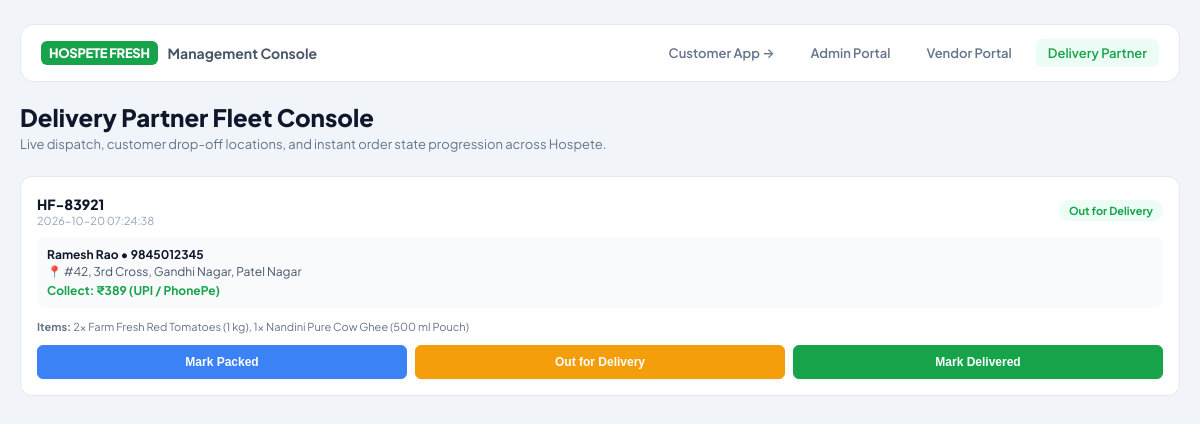
Page /delivery on the committed database.
### tables this page shows
CREATE TABLE orders (
        id INTEGER PRIMARY KEY AUTOINCREMENT,
        order_number TEXT UNIQUE NOT NULL,
        customer_name TEXT NOT NULL,
        phone TEXT NOT NULL,
        delivery_address TEXT NOT NULL,
        locality TEXT NOT NULL,
        total_amount REAL NOT NULL,
        payment_method TEXT DEFAULT 'Cash on Delivery',
        status TEXT DEFAULT 'Placed',
        created_at TIMESTAMP DEFAULT CURRENT_TIMESTAMP
    );

CREATE TABLE order_items (
        id INTEGER PRIMARY KEY AUTOINCREMENT,
        order_id INTEGER NOT NULL,
        product_id INTEGER NOT NULL,
        vendor_id INTEGER NOT NULL DEFAULT 1,
        product_name TEXT NOT NULL,
        pack_size TEXT NOT NULL,
        unit_price REAL NOT NULL,
        quantity INTEGER NOT NULL,
        subtotal REAL NOT NULL,
        fulfillment_status TEXT DEFAULT 'Pending', -- Pending, Accepted, Preparing, Ready for Pickup, Dispatched
        FOREIGN KEY (order_id) REFERENCES orders(id),
        FOREIGN KEY (product_id) REFERENCES products(id),
        FOREIGN KEY (vendor_id) REFERENCES vendors(id)
    );

### app.py (the view)
@app.route('/delivery')
def delivery_dashboard():
    conn = get_db()
    orders = conn.execute('SELECT * FROM orders ORDER BY id DESC').fetchall()
    orders_data = []
    for ord_row in orders:
        items = conn.execute('SELECT * FROM order_items WHERE order_id = ?', (ord_row['id'],)).fetchall()
        orders_data.append({'order': ord_row, 'items': items})
    conn.close()
    return render_template('delivery.html', orders=orders_data)

### app.py (called while the page is built)
def get_db():
    conn = sqlite3.connect(DB_PATH)
    conn.row_factory = sqlite3.Row
    return conn

@app.before_request
def make_session_permanent():
    if 'cart' not in session:
        session['cart'] = {}  # key: variant_id -> {product_id, name, pack_size, price, mrp, image_url, qty, vendor_id}
    if 'locality' not in session:
        session['locality'] = 'College Road'
        session['pincode'] = '583201'
        session['eta'] = 15

### templates/delivery.html (shortened to what this page needs)
{% extends "base.html" %}
{% block portal_content %}
<div style="margin-bottom: 24px;">
  <h1 style="font-size: 24px; font-weight: 800; color: #0f172a; margin-bottom: 4px;">Delivery Partner Fleet Console</h1>
  <p style="font-size: 13px; color: #64748b;">Live dispatch, customer drop-off locations, and instant order state progression across Hospete.</p>
</div>
<div style="display: grid; grid-template-columns: repeat(auto-fit, minmax(320px, 1fr)); gap: 16px;">
  {% for ord in orders %}
  <div style="background: #ffffff; border: 1px solid #e2e8f0; border-radius: 12px; padding: 16px;">
    <div style="display: flex; justify-content: space-between; align-items: center; margin-bottom: 10px;">
      <div>
        <span style="font-size: 14px; font-weight: 800; color: #0f172a;">{{ ord['order']['order_number'] }}</span>
        <div style="font-size: 11px; color: #94a3b8;">{{ ord['order']['created_at'] }}</div>
      </div>
      <span style="font-size: 11px; font-weight: 700; background: #ecfdf5; color: #16a34a; padding: 4px 10px; border-radius: 9999px;">
        {{ ord['order']['status'] }}
      </span>
    </div>
    <div style="background: #f8fafc; border-radius: 8px; padding: 10px; margin-bottom: 12px; font-size: 12px;">
      <div style="font-weight: 700; color: #0f172a; margin-bottom: 2px;">{{ ord['order']['customer_name'] }} • {{ ord['order']['phone'] }}</div>
      <div style="color: #475569;">📍 {{ ord['order']['delivery_address'] }}, {{ ord['order']['locality'] }}</div>
      <div style="color: #16a34a; font-weight: 700; margin-top: 4px;">Collect: ₹{{ '%.0f'|format(ord['order']['total_amount']) }} ({{ ord['order']['payment_method'] }})</div>
    </div>
    <div style="font-size: 11px; color: #64748b; margin-bottom: 12px;">
      <strong>Items:</strong>
      {% for itm in ord['items'] %}
        {{ itm['quantity'] }}x {{ itm['product_name'] }} ({{ itm['pack_size'] }}){% if not loop.last %}, {% endif %}
      {% endfor %}
    </div>
    <form action="/delivery/update-status" method="POST" style="display: flex; gap: 8px;">
      <button type="submit" name="status" value="Packed" class="btn-add" style="flex:1; height: 34px; font-size: 11px; background-color: #3b82f6 !important; border-color: #3b82f6 !important;">
        Mark Packed
      </button>
      <button type="submit" name="status" value="Out for Delivery" class="btn-add" style="flex:1; height: 34px; font-size: 11px; background-color: #f59e0b !important; border-color: #f59e0b !important;">
        Out for Delivery
      </button>
      <button type="submit" name="status" value="Delivered" class="btn-add" style="flex:1; height: 34px; font-size: 11px;">
        Mark Delivered
      </button>
    </form>
  </div>
  {% endfor %}
</div>
{% endblock %}

### static/css/style.css (style rules this page uses)
:root { --primary-green: #16a34a; --primary-hover: #15803d; --primary-light: #ecfdf5; --primary-border: #bbf7d0; --text-main: #0f172a; --text-muted: #64748b; --bg-app: #ffffff; --bg-shell: #f1f5f9; --card-border: #e2e8f0; --card-hover-border: #cbd5e1; --danger: #ef4444; --warning: #f59e0b; --radius-sm: 6px; --radius-md: 10px; --radius-lg: 14px; --radius-full: 9999px; --shadow-sm: 0 1px 2px 0 rgba(0, 0, 0, 0.05); --shadow-md: 0 4px 6px -1px rgba(0, 0, 0, 0.08), 0 2px 4px -2px rgba(0, 0, 0, 0.05); --shadow-float: 0 10px 15px -3px rgba(0, 0, 0, 0.1), 0 4px 6px -4px rgba(0, 0, 0, 0.1); }
*, *::before, *::after { box-sizing: border-box; margin: 0; padding: 0; }
body { font-family: 'Plus Jakarta Sans', system-ui, -apple-system, BlinkMacSystemFont, 'Segoe UI', Roboto, sans-serif; color: var(--text-main); background-color: var(--bg-shell); -webkit-font-smoothing: antialiased; min-height: 100vh; }
.btn-add, button.btn-add, form .btn-add, a.btn-add { width: 100%; height: 36px; background-color: var(--primary-green) !important; color: #ffffff !important; border: 1px solid var(--primary-green) !important; border-radius: var(--radius-sm) !important; font-size: 12px !important; font-weight: 700 !important; display: inline-flex !important; align-items: center !important; justify-content: center !important; gap: 5px !important; cursor: pointer !important; text-decoration: none !important; transition: all 0.15s ease !important; box-shadow: 0 1px 2px rgba(0, 0, 0, 0.05) !important; outline: none !important; }

### rows in the picture
orders: order.order_number "HF-83921", order.created_at "2026-10-20 07:24:38", order.status "Out for Delivery", order.customer_name "Ramesh Rao", order.phone "9845012345", order.delivery_address "#42, 3rd Cross, Gandhi Nagar", order.locality "Patel Nagar", order.total_amount "389", order.payment_method "UPI / PhonePe"
order_items: quantity "2", product_name "Farm Fresh Red Tomatoes", pack_size "1 kg"
order_items: quantity "1", product_name "Nandini Pure Cow Ghee", pack_size "500 ml Pouch"
